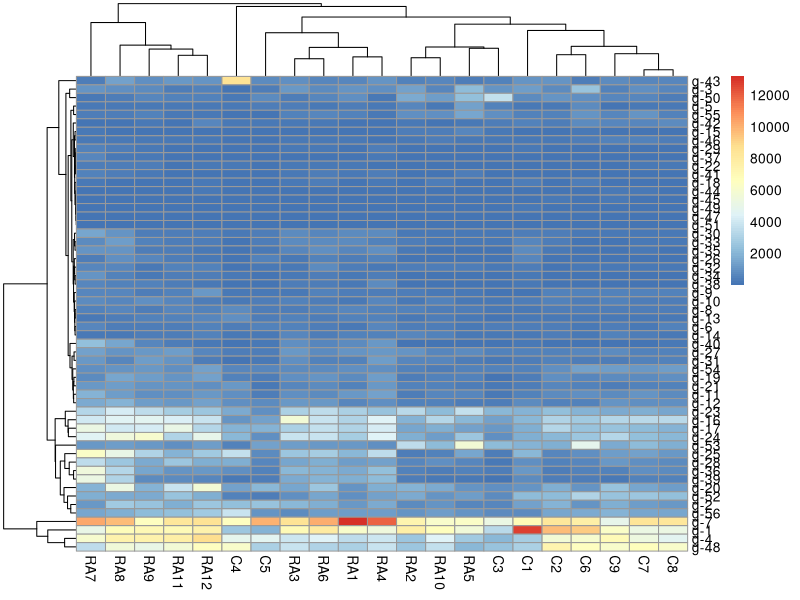
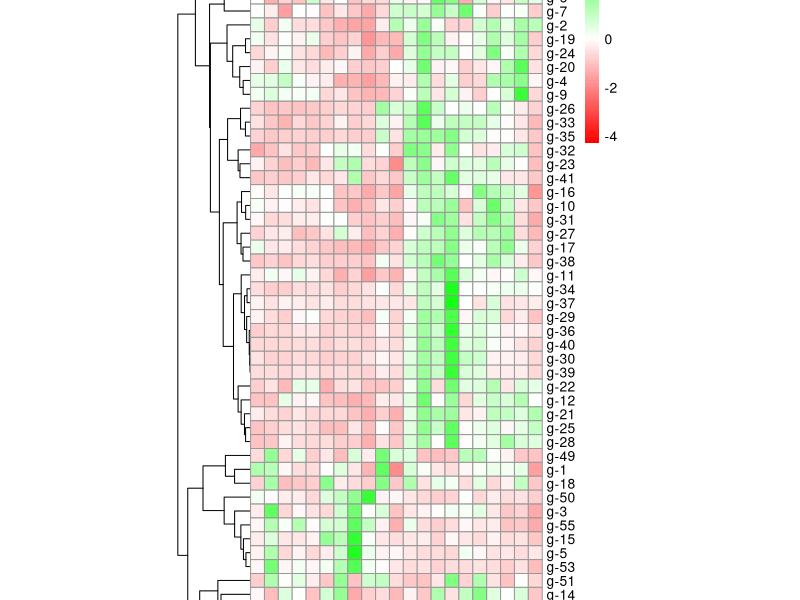
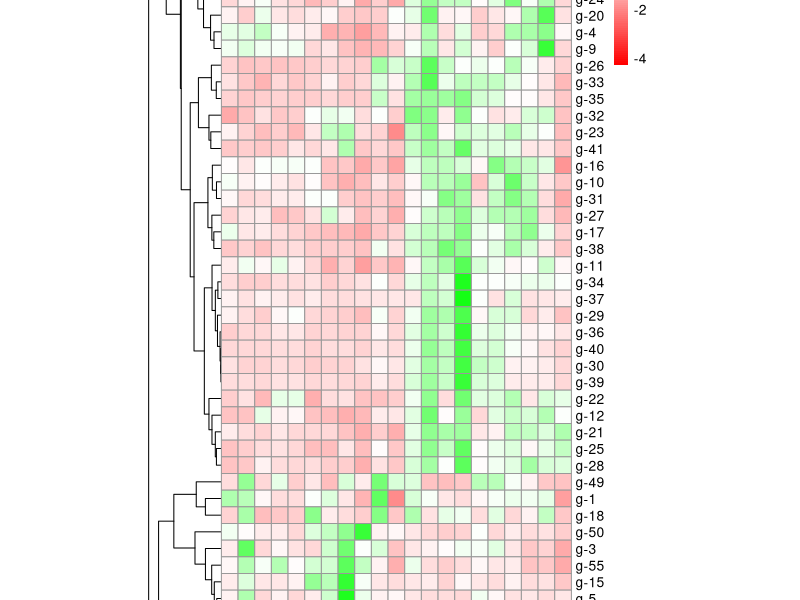

Generate these figures, in order, with R:
library(pheatmap)
library(Cairo)


## read table data
data <- read.csv("exprs_data.csv", header = TRUE)

# extract data matrix
mat = as.matrix(data[,2:ncol(data)])
## give gene names as row names for the heatmap
row.names(mat) = data$genes


# plot heatmap for screen. Default options --  try this first. Even the default plot is cute.
pheatmap(mat)


## plot with many options
pheatmap(mat ,scale = "row", clustering_distance_rows="correlation", cluster_rows=TRUE, clustering_distance_cols="correlation", cluster_cols=TRUE, color = colorRampPalette(c("red","white","green")) (100),margins=c(8,8),fontsize = 10, cex = 1.0, cellwidth = 10, cellheight = 10, show_rownames=TRUE, main="")

##-----------------------------------------------------------------------------------------------------------

## Uncomment the following section if you want to write the above plot into png image file using Cairo library

##------------------------------------------------------------------------------------------------------------

# file name for heatmap image 

    plotfile <- "expression_heatmap.png"


## plot heatmap for *.png file using Cairo

  Cairo(
    file=plotfile,
    type="png",
    width = 15,
    height = 20,
    units = "cm",
   dpi = 500,
    pointsize = 3,
    compression = c("lzw")
    )

 pheatmap(mat ,scale = "row", clustering_distance_rows="correlation", cluster_rows=TRUE, clustering_distance_cols="correlation", cluster_cols=TRUE, color = colorRampPalette(c("red","white","green")) (100),margins=c(8,8),fontsize = 10, cex = 1.0, cellwidth = 12, cellheight = 12, show_rownames=TRUE, main="")

 dev.off()  ## two switch off device opened. Without this, plot wont be written

#-----------------------------------------------------------------------------------------------------------------
